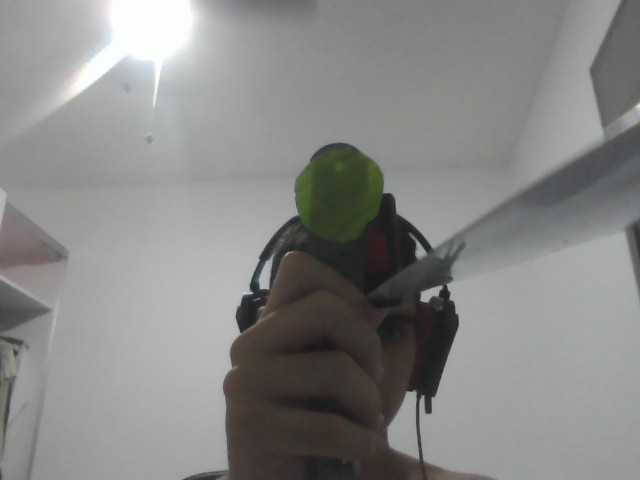
#> input picture images/30cm.png, 640 x 480 px
$ python distance.py
#> lines starting #> are read from the running program, lines starting #| are printed output that depends on the picture; after the words box and inside, x2 and y2 are one past the last pixel; in counts of white or black regions, pixels touching at a corner belong together
#> further down, image is the input picture: shape (480, 640, 3); mean B, G, R 134.7, 135.8, 136
#| (480, 640, 3)
import cv2
import numpy as np

S, F, D0 = 7.069, 0, 30.0
DIMS = (640, 480)

def distance(P):
    global S, F
    if P < 100:
        return -1
    res = (S * F) / P
    if res <= 32.0:
        return 30.0
    return D0 + (res - D0) ** 0.75

def minimize(frame):
    into_hsv = cv2.cvtColor(frame, cv2.COLOR_BGR2HSV)
#> into_hsv: shape (480, 640, 3); mean H, S, V 30.8, 9.8, 137
    L_limit = np.array([36, 25, 25])
    U_limit = np.array([86, 255, 255])
    g_mask = cv2.inRange(into_hsv, L_limit, U_limit)
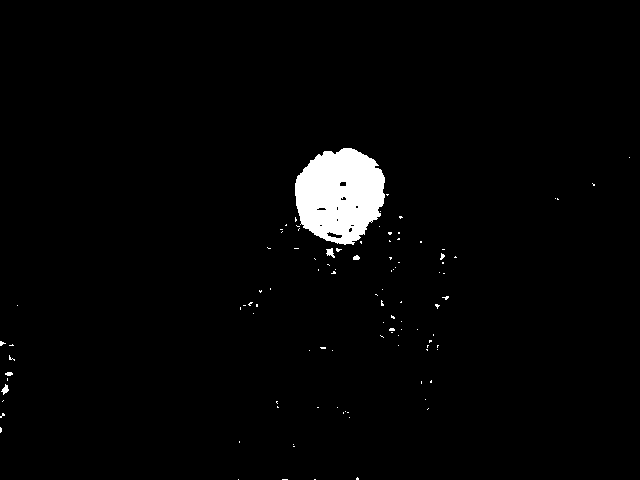
#> g_mask: shape (480, 640); 2.3% white; 103 white regions (97 under 20 px), largest, box (x1, y1, x2, y2) and area: (295, 148, 385, 245) 6517, (326, 248, 335, 258) 51, (1, 384, 9, 395) 44, (353, 255, 360, 260) 27, (5, 372, 13, 376) 25, (440, 253, 445, 260) 20
    green = cv2.bitwise_and(frame, frame, mask=g_mask)
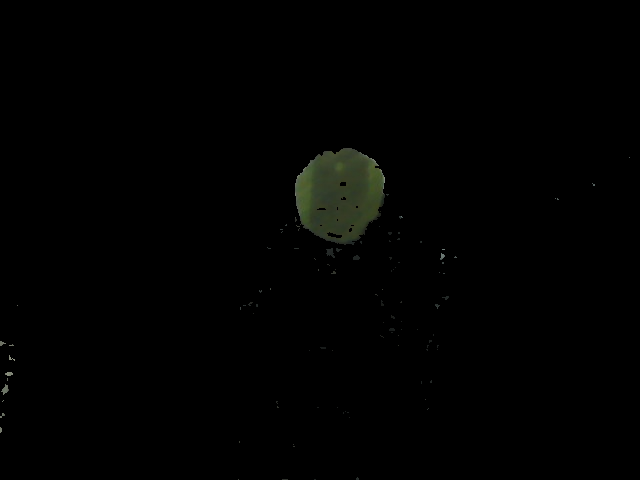
#> green: shape (480, 640, 3); mean B, G, R 1, 1.6, 1.3

    green = cv2.cvtColor(green, cv2.COLOR_BGR2GRAY)
#> green: shape (480, 640)
    se = cv2.getStructuringElement(cv2.MORPH_RECT, (8, 8))
    bg = cv2.morphologyEx(green, cv2.MORPH_DILATE, se)
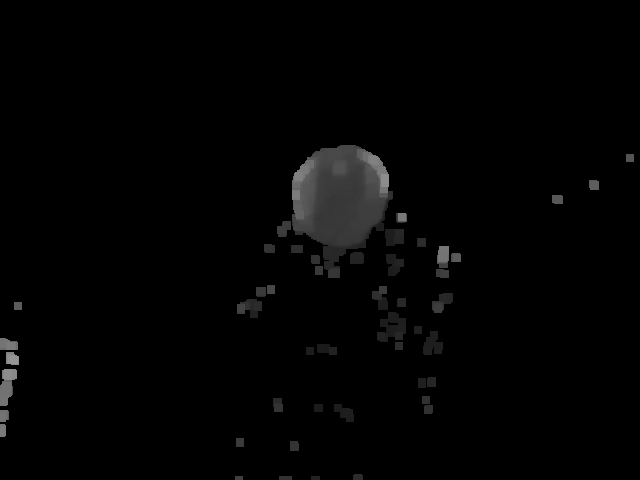
#> bg: shape (480, 640); min 0, max 149, mean 3.2
    out_gray = cv2.divide(green, bg, scale=255)
    out_binary = cv2.threshold(out_gray, 0, 255, cv2.THRESH_OTSU)[1]
    converted_img = cv2.cvtColor(out_binary, cv2.COLOR_GRAY2BGR)
    dst = cv2.fastNlMeansDenoisingColored(converted_img, None, 100, 100, 7, 21)

    return dst

image = cv2.imread("images/30cm.png")
image = cv2.resize(image, DIMS)
print(image.shape)
temp = minimize(image)
temp_x, temp_y, temp_z = np.where(temp > (150, 150, 150))
#> temp_x = 18831 values from 149 to 242; temp_y = 18831 values, max 383 at index 5358, min 296 at index 6405, mean 339.4; temp_z = 18831 values, max 2 at index 2, min 0 at index 0, mean 1
F = (D0 * temp_x.shape[0]) / S
#> F = 79916.5

cap = cv2.VideoCapture(0)

while True:
    ret, frame = cap.read()
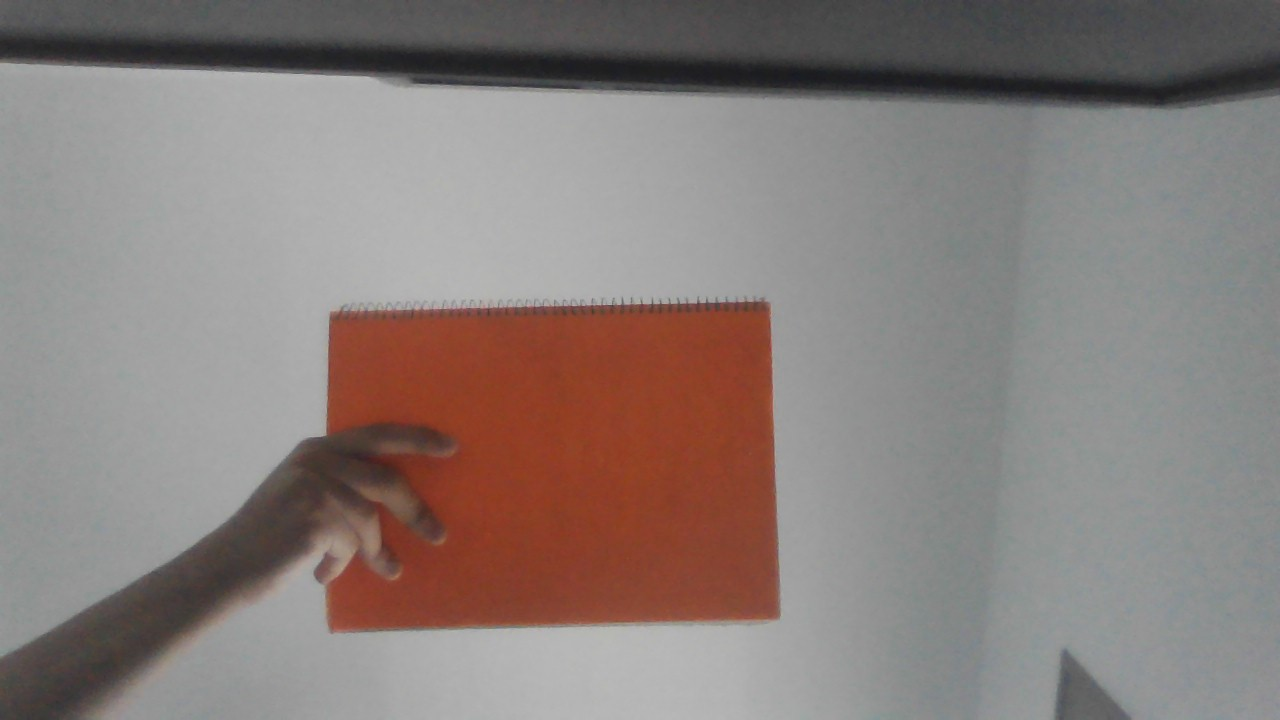
#> input picture images/2ft.jpg, 1280 x 720 px, given in place of the camera
#> frame is the input picture: shape (720, 1280, 3); mean B, G, R 123.3, 126.6, 136.8
    frame = cv2.resize(frame, DIMS)
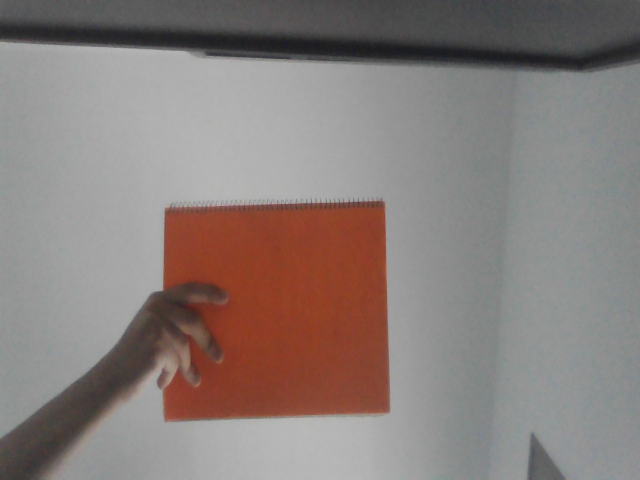
#> frame: shape (480, 640, 3); mean B, G, R 123.2, 126.5, 136.8

    dst = minimize(frame)
#> in minimize (call 2), `into_hsv = cv2.cvtColor(frame, cv2.COLOR_BGR2HSV)`: into_hsv: shape (480, 640, 3); mean H, S, V 40.5, 30.8, 138.2
#> in minimize (call 2), `g_mask = cv2.inRange(into_hsv, L_limit, U_limit)`:
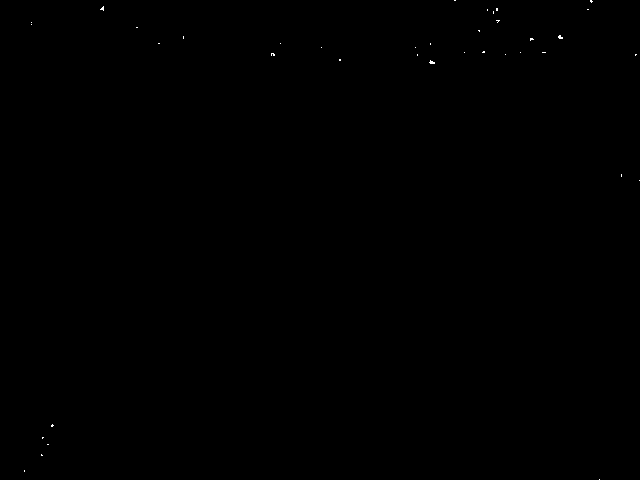
#> g_mask: shape (480, 640); 0.05% white in thin lines or dots
#> in minimize (call 2), `converted_img = cv2.cvtColor(out_binary, cv2.COLOR_GRAY2BGR)`: converted_img: shape (480, 640, 3); 0.05% white in thin lines or dots
#> in minimize (call 2), `dst = cv2.fastNlMeansDenoisingColored(converted_img, None, 100, 100, 7..`: dst: shape (480, 640, 3); values 0 (black) and 1 (white), 0.01% white in thin lines or dots, all inside (x1, y1, x2, y2) = (430, 0, 592, 64)

    x, y, z = np.where(dst > (150, 150, 150))
#> x = empty array; y = empty array; z = empty array
    points = (x.mean(), y.mean())
#> points = (nan, nan)
    print(points)
#| (nan, nan)

    print(distance(x.shape[0]))
#| -1

    # cv2.imshow('Original', frame)
    cv2.imshow('Green Detector', dst)

    if cv2.waitKey(1) == 27:      # ESC
        # cv2.imwrite("30cm.png", frame)
#> (key Esc is pressed here)
        break
cap.release()

cv2.destroyAllWindows()
